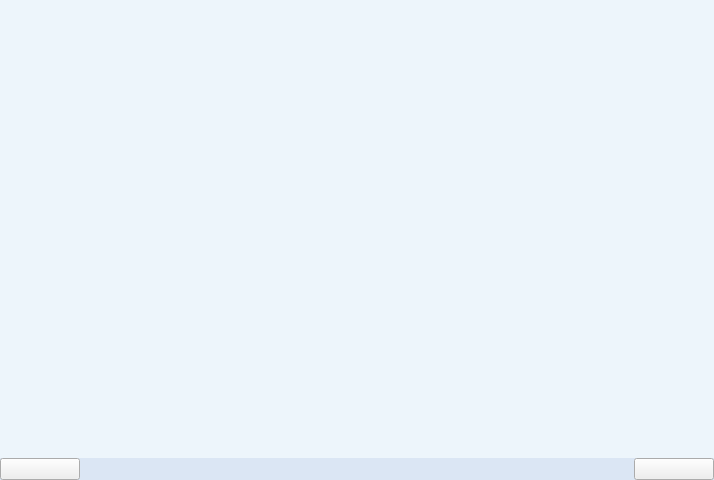
<?xml version="1.0" encoding="UTF-8"?>
<ui version="4.0">
 <class>Widget_HomePage</class>
 <widget class="QWidget" name="Widget_HomePage">
  <property name="geometry">
   <rect>
    <x>0</x>
    <y>0</y>
    <width>714</width>
    <height>480</height>
   </rect>
  </property>
  <property name="windowTitle">
   <string>Form</string>
  </property>
  <layout class="QGridLayout" name="gridLayout">
   <property name="leftMargin">
    <number>0</number>
   </property>
   <property name="topMargin">
    <number>0</number>
   </property>
   <property name="rightMargin">
    <number>0</number>
   </property>
   <property name="bottomMargin">
    <number>0</number>
   </property>
   <property name="spacing">
    <number>0</number>
   </property>
   <item row="0" column="0">
    <widget class="QStackedWidget" name="stackedWidget">
     <widget class="QWidget" name="page">
      <property name="styleSheet">
       <string notr="true">QWidget#page{background:rgb(219,230,244);
}</string>
      </property>
      <layout class="QGridLayout" name="gridLayout_2">
       <property name="leftMargin">
        <number>0</number>
       </property>
       <property name="topMargin">
        <number>0</number>
       </property>
       <property name="rightMargin">
        <number>0</number>
       </property>
       <property name="bottomMargin">
        <number>0</number>
       </property>
       <property name="spacing">
        <number>0</number>
       </property>
       <item row="0" column="0" colspan="3">
        <widget class="QScrollArea" name="scrollArea">
         <property name="styleSheet">
          <string notr="true">background:rgb(237,245,251);
border:white;
</string>
         </property>
         <property name="widgetResizable">
          <bool>true</bool>
         </property>
         <widget class="QWidget" name="scrollAreaWidgetContents">
          <property name="geometry">
           <rect>
            <x>0</x>
            <y>0</y>
            <width>714</width>
            <height>460</height>
           </rect>
          </property>
         </widget>
        </widget>
       </item>
       <item row="1" column="0">
        <widget class="QPushButton" name="pushButton_prevPage">
         <property name="sizePolicy">
          <sizepolicy hsizetype="Fixed" vsizetype="Fixed">
           <horstretch>0</horstretch>
           <verstretch>0</verstretch>
          </sizepolicy>
         </property>
         <property name="minimumSize">
          <size>
           <width>80</width>
           <height>0</height>
          </size>
         </property>
         <property name="cursor">
          <cursorShape>ArrowCursor</cursorShape>
         </property>
         <property name="text">
          <string/>
         </property>
        </widget>
       </item>
       <item row="1" column="1">
        <spacer name="horizontalSpacer">
         <property name="orientation">
          <enum>Qt::Horizontal</enum>
         </property>
         <property name="sizeHint" stdset="0">
          <size>
           <width>311</width>
           <height>20</height>
          </size>
         </property>
        </spacer>
       </item>
       <item row="1" column="2">
        <widget class="QPushButton" name="pushButton_nextPage">
         <property name="sizePolicy">
          <sizepolicy hsizetype="Fixed" vsizetype="Fixed">
           <horstretch>0</horstretch>
           <verstretch>0</verstretch>
          </sizepolicy>
         </property>
         <property name="minimumSize">
          <size>
           <width>80</width>
           <height>0</height>
          </size>
         </property>
         <property name="text">
          <string/>
         </property>
        </widget>
       </item>
      </layout>
     </widget>
     <widget class="QWidget" name="page_2"/>
    </widget>
   </item>
  </layout>
 </widget>
 <resources/>
 <connections/>
</ui>
